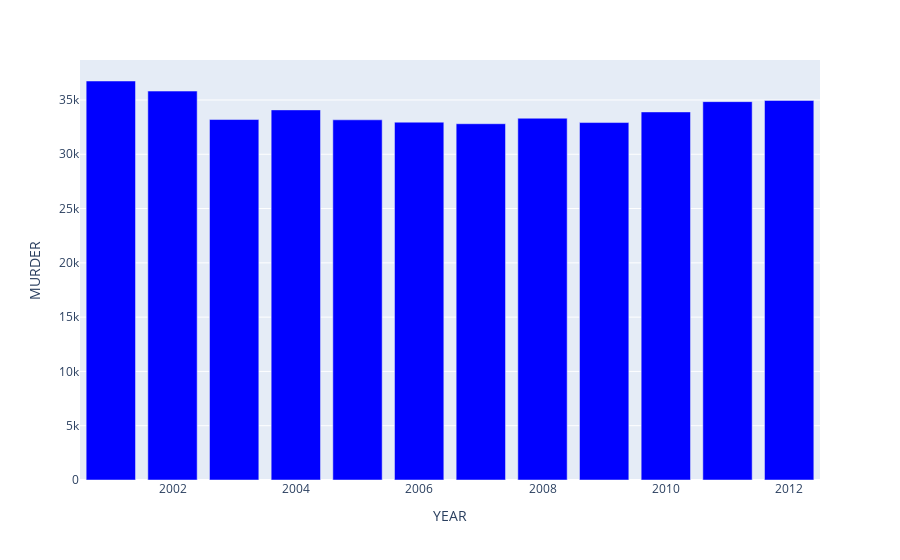

The notebook cell saved with this chart:
### Code cell
fig = px.bar(murder,x='YEAR',y='MURDER',color_discrete_sequence=['blue'])
fig.show()

### Figure 1 — Plotly figure (JSON) as saved in the notebook; plotly's stock layout.template omitted (floating-point values rounded to 4 significant figures)
{"data": [{"alignmentgroup": "True", "hovertemplate": "YEAR=%{x}<br>MURDER=%{y}<extra></extra>", "legendgroup": "", "marker": {"color": "blue", "pattern": {"shape": ""}}, "name": "", "offsetgroup": "", "orientation": "v", "showlegend": false, "textposition": "auto", "type": "bar", "x": [2001, 2002, 2003, 2004, 2005, 2006, 2007, 2008, 2009, 2010, 2011, 2012], "xaxis": "x", "y": [36749, 35821, 33201, 34089, 33174, 32957, 32813, 33320, 32921, 33900, 34848, 34955], "yaxis": "y"}], "layout": {"barmode": "relative", "legend": {"tracegroupgap": 0}, "margin": {"t": 60}, "xaxis": {"anchor": "y", "domain": [0, 1], "title": {"text": "YEAR"}}, "yaxis": {"anchor": "x", "domain": [0, 1], "title": {"text": "MURDER"}}}}
